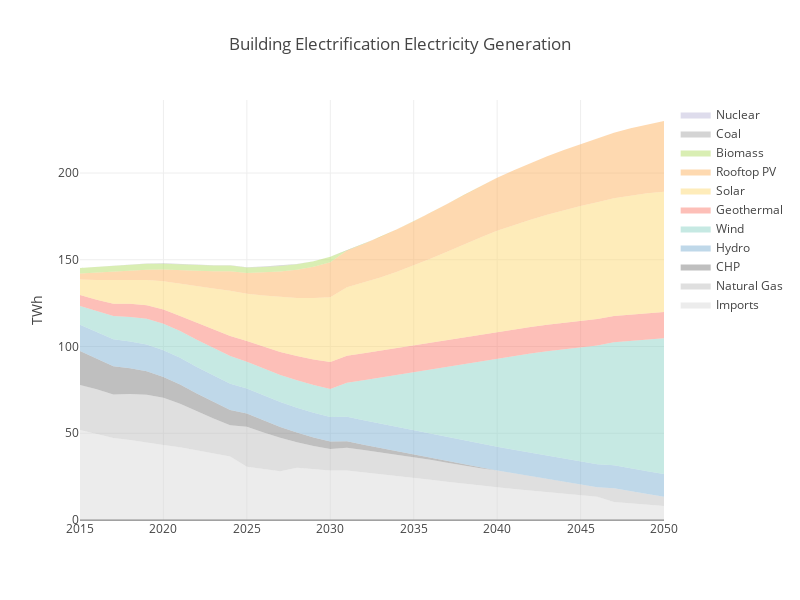

Notebook code cell kept with this figure:
### Code cell
stacked_order = ['Imports',
                'Natural Gas',
                'CHP',
                'Hydro',
                'Wind',
                'Geothermal',
                'Solar',
                'Rooftop PV',
                'Biomass',
                'Coal',
                'Nuclear']

scenario = 'Building Electrification'

gen_df = generation.loc[:, scenario][stacked_order].fillna(0)

gen_c = gen_df.cumsum(1)

for label in stacked_order:
    gen_c[label + '_text'] = label + '<br>' + gen_df[label].apply(lambda x: str(round(x, 1))) + ' TWh'

traces = []
for g in gen_df.columns.values:
    traces.append({'type' : 'scatter',
                       'x' : gen_c.index.values,
                       'y' : gen_c[g],
                       'text' :  gen_c[g + '_text'],
                       'mode' : 'lines',
                       'opacity' : .99,
                       'line' : {'color' : gen_color(g),
                                 'width' : 0},
                       'name' : g,
                       'hoverinfo' : 'text+x',
                       'hoveron' : 'points + fills',
                       'fill' : 'tonexty',
                       'fillcolor' : {'color' : gen_color(g)}})

layout = {'title' : scenario + ' Electricity Generation',
          'hovermode' : 'closest',
          'width' : 800,
          'height' : 600,
          'xaxis' : {'title' : ''},
          'yaxis' : {'title' : 'TWh'},}

data = Data(traces)
fig = Figure(data = data, layout = layout)

pyo.iplot(fig)

### Figure 1 — Plotly figure (JSON) as saved in the notebook; plotly's stock layout.template omitted (floating-point values rounded to 4 significant figures)
{"data": [{"fill": "tonexty", "fillcolor": {"color": "#d9d9d9"}, "hoverinfo": "text+x", "hoveron": "points + fills", "line": {"color": "#d9d9d9", "width": 0}, "mode": "lines", "name": "Imports", "opacity": 0.99, "text": ["Imports<br>51.9 TWh", "Imports<br>49.5 TWh", "Imports<br>47.2 TWh", "Imports<br>46.1 TWh", "Imports<br>44.9 TWh", "Imports<br>43.2 TWh", "Imports<br>41.9 TWh", "Imports<br>40.2 TWh", "Imports<br>38.4 TWh", "Imports<br>36.6 TWh", "Imports<br>30.7 TWh", "Imports<br>29.3 TWh", "Imports<br>28.1 TWh", "Imports<br>30.1 TWh", "Imports<br>29.3 TWh", "Imports<br>28.5 TWh", "Imports<br>28.6 TWh", "Imports<br>27.6 TWh", "Imports<br>26.6 TWh", "Imports<br>25.5 TWh", "Imports<br>24.4 TWh", "Imports<br>23.3 TWh", "Imports<br>22.1 TWh", "Imports<br>20.9 TWh", "Imports<br>19.8 TWh", "Imports<br>18.9 TWh", "Imports<br>17.9 TWh", "Imports<br>17.0 TWh", "Imports<br>16.1 TWh", "Imports<br>15.2 TWh", "Imports<br>14.3 TWh", "Imports<br>13.4 TWh", "Imports<br>10.3 TWh", "Imports<br>9.4 TWh", "Imports<br>8.8 TWh", "Imports<br>8.1 TWh"], "type": "scatter", "x": [2015, 2016, 2017, 2018, 2019, 2020, 2021, 2022, 2023, 2024, 2025, 2026, 2027, 2028, 2029, 2030, 2031, 2032, 2033, 2034, 2035, 2036, 2037, 2038, 2039, 2040, 2041, 2042, 2043, 2044, 2045, 2046, 2047, 2048, 2049, 2050], "y": [51.88, 49.47, 47.21, 46.15, 44.9, 43.25, 41.93, 40.2, 38.38, 36.65, 30.71, 29.34, 28.12, 30.13, 29.28, 28.48, 28.59, 27.6, 26.6, 25.51, 24.42, 23.27, 22.06, 20.88, 19.79, 18.91, 17.91, 17.02, 16.11, 15.19, 14.32, 13.41, 10.31, 9.434, 8.777, 8.057]}, {"fill": "tonexty", "fillcolor": {"color": "silver"}, "hoverinfo": "text+x", "hoveron": "points + fills", "line": {"color": "silver", "width": 0}, "mode": "lines", "name": "Natural Gas", "opacity": 0.99, "text": ["Natural Gas<br>25.9 TWh", "Natural Gas<br>25.8 TWh", "Natural Gas<br>25.1 TWh", "Natural Gas<br>26.5 TWh", "Natural Gas<br>27.4 TWh", "Natural Gas<br>27.2 TWh", "Natural Gas<br>25.1 TWh", "Natural Gas<br>22.5 TWh", "Natural Gas<br>20.1 TWh", "Natural Gas<br>18.0 TWh", "Natural Gas<br>23.1 TWh", "Natural Gas<br>21.1 TWh", "Natural Gas<br>19.3 TWh", "Natural Gas<br>14.7 TWh", "Natural Gas<br>13.3 TWh", "Natural Gas<br>12.4 TWh", "Natural Gas<br>13.1 TWh", "Natural Gas<br>12.7 TWh", "Natural Gas<br>12.4 TWh", "Natural Gas<br>12.1 TWh", "Natural Gas<br>11.7 TWh", "Natural Gas<br>11.4 TWh", "Natural Gas<br>11.0 TWh", "Natural Gas<br>10.5 TWh", "Natural Gas<br>10.1 TWh", "Natural Gas<br>9.6 TWh", "Natural Gas<br>9.0 TWh", "Natural Gas<br>8.4 TWh", "Natural Gas<br>7.8 TWh", "Natural Gas<br>7.1 TWh", "Natural Gas<br>6.3 TWh", "Natural Gas<br>5.5 TWh", "Natural Gas<br>8.0 TWh", "Natural Gas<br>7.1 TWh", "Natural Gas<br>6.2 TWh", "Natural Gas<br>5.4 TWh"], "type": "scatter", "x": [2015, 2016, 2017, 2018, 2019, 2020, 2021, 2022, 2023, 2024, 2025, 2026, 2027, 2028, 2029, 2030, 2031, 2032, 2033, 2034, 2035, 2036, 2037, 2038, 2039, 2040, 2041, 2042, 2043, 2044, 2045, 2046, 2047, 2048, 2049, 2050], "y": [77.78, 75.3, 72.31, 72.61, 72.25, 70.41, 66.98, 62.66, 58.49, 54.68, 53.8, 50.47, 47.4, 44.82, 42.61, 40.87, 41.71, 40.28, 38.95, 37.58, 36.16, 34.68, 33.06, 31.41, 29.86, 28.55, 26.96, 25.42, 23.86, 22.25, 20.59, 18.92, 18.27, 16.5, 15.0, 13.42]}, {"fill": "tonexty", "fillcolor": {"color": "grey"}, "hoverinfo": "text+x", "hoveron": "points + fills", "line": {"color": "grey", "width": 0}, "mode": "lines", "name": "CHP", "opacity": 0.99, "text": ["CHP<br>19.6 TWh", "CHP<br>17.8 TWh", "CHP<br>16.4 TWh", "CHP<br>14.9 TWh", "CHP<br>13.5 TWh", "CHP<br>12.0 TWh", "CHP<br>11.1 TWh", "CHP<br>10.3 TWh", "CHP<br>9.5 TWh", "CHP<br>8.7 TWh", "CHP<br>7.6 TWh", "CHP<br>6.9 TWh", "CHP<br>6.2 TWh", "CHP<br>5.6 TWh", "CHP<br>5.0 TWh", "CHP<br>4.4 TWh", "CHP<br>3.7 TWh", "CHP<br>3.2 TWh", "CHP<br>2.6 TWh", "CHP<br>2.1 TWh", "CHP<br>1.7 TWh", "CHP<br>1.3 TWh", "CHP<br>0.9 TWh", "CHP<br>0.6 TWh", "CHP<br>0.3 TWh", "CHP<br>0.0 TWh", "CHP<br>-0.0 TWh", "CHP<br>0.0 TWh", "CHP<br>0.0 TWh", "CHP<br>-0.0 TWh", "CHP<br>0.0 TWh", "CHP<br>-0.0 TWh", "CHP<br>-0.0 TWh", "CHP<br>0.0 TWh", "CHP<br>-0.0 TWh", "CHP<br>0.0 TWh"], "type": "scatter", "x": [2015, 2016, 2017, 2018, 2019, 2020, 2021, 2022, 2023, 2024, 2025, 2026, 2027, 2028, 2029, 2030, 2031, 2032, 2033, 2034, 2035, 2036, 2037, 2038, 2039, 2040, 2041, 2042, 2043, 2044, 2045, 2046, 2047, 2048, 2049, 2050], "y": [97.38, 93.11, 88.67, 87.51, 85.76, 82.4, 78.11, 72.94, 67.96, 63.37, 61.38, 57.35, 53.62, 50.4, 47.57, 45.25, 45.46, 43.44, 41.57, 39.71, 37.83, 35.94, 33.95, 31.97, 30.12, 28.55, 26.96, 25.42, 23.86, 22.25, 20.59, 18.92, 18.27, 16.5, 15.0, 13.42]}, {"fill": "tonexty", "fillcolor": {"color": "#80b1d3"}, "hoverinfo": "text+x", "hoveron": "points + fills", "line": {"color": "#80b1d3", "width": 0}, "mode": "lines", "name": "Hydro", "opacity": 0.99, "text": ["Hydro<br>15.1 TWh", "Hydro<br>15.3 TWh", "Hydro<br>15.5 TWh", "Hydro<br>15.4 TWh", "Hydro<br>15.4 TWh", "Hydro<br>15.4 TWh", "Hydro<br>15.3 TWh", "Hydro<br>15.3 TWh", "Hydro<br>15.2 TWh", "Hydro<br>15.2 TWh", "Hydro<br>14.4 TWh", "Hydro<br>14.4 TWh", "Hydro<br>14.3 TWh", "Hydro<br>14.3 TWh", "Hydro<br>14.2 TWh", "Hydro<br>14.2 TWh", "Hydro<br>14.1 TWh", "Hydro<br>14.1 TWh", "Hydro<br>14.0 TWh", "Hydro<br>13.9 TWh", "Hydro<br>13.9 TWh", "Hydro<br>13.8 TWh", "Hydro<br>13.8 TWh", "Hydro<br>13.7 TWh", "Hydro<br>13.7 TWh", "Hydro<br>13.6 TWh", "Hydro<br>13.6 TWh", "Hydro<br>13.5 TWh", "Hydro<br>13.4 TWh", "Hydro<br>13.4 TWh", "Hydro<br>13.3 TWh", "Hydro<br>13.3 TWh", "Hydro<br>13.2 TWh", "Hydro<br>13.2 TWh", "Hydro<br>13.1 TWh", "Hydro<br>13.1 TWh"], "type": "scatter", "x": [2015, 2016, 2017, 2018, 2019, 2020, 2021, 2022, 2023, 2024, 2025, 2026, 2027, 2028, 2029, 2030, 2031, 2032, 2033, 2034, 2035, 2036, 2037, 2038, 2039, 2040, 2041, 2042, 2043, 2044, 2045, 2046, 2047, 2048, 2049, 2050], "y": [112.5, 108.4, 104.1, 102.9, 101.2, 97.8, 93.45, 88.23, 83.19, 78.52, 75.81, 71.73, 67.94, 64.66, 61.79, 59.42, 59.57, 57.5, 55.57, 53.65, 51.72, 49.77, 47.73, 45.69, 43.79, 42.17, 40.52, 38.92, 37.31, 35.64, 33.93, 32.2, 31.49, 29.67, 28.11, 26.48]}, {"fill": "tonexty", "fillcolor": {"color": "#8dd3c7"}, "hoverinfo": "text+x", "hoveron": "points + fills", "line": {"color": "#8dd3c7", "width": 0}, "mode": "lines", "name": "Wind", "opacity": 0.99, "text": ["Wind<br>10.8 TWh", "Wind<br>11.9 TWh", "Wind<br>13.5 TWh", "Wind<br>14.1 TWh", "Wind<br>14.8 TWh", "Wind<br>15.3 TWh", "Wind<br>15.5 TWh", "Wind<br>15.7 TWh", "Wind<br>15.9 TWh", "Wind<br>15.9 TWh", "Wind<br>15.5 TWh", "Wind<br>15.6 TWh", "Wind<br>15.7 TWh", "Wind<br>15.8 TWh", "Wind<br>16.0 TWh", "Wind<br>16.1 TWh", "Wind<br>19.5 TWh", "Wind<br>23.1 TWh", "Wind<br>26.6 TWh", "Wind<br>30.1 TWh", "Wind<br>33.7 TWh", "Wind<br>37.2 TWh", "Wind<br>40.8 TWh", "Wind<br>44.3 TWh", "Wind<br>47.7 TWh", "Wind<br>50.9 TWh", "Wind<br>54.0 TWh", "Wind<br>57.0 TWh", "Wind<br>60.0 TWh", "Wind<br>62.8 TWh", "Wind<br>65.6 TWh", "Wind<br>68.4 TWh", "Wind<br>70.9 TWh", "Wind<br>73.5 TWh", "Wind<br>75.9 TWh", "Wind<br>78.2 TWh"], "type": "scatter", "x": [2015, 2016, 2017, 2018, 2019, 2020, 2021, 2022, 2023, 2024, 2025, 2026, 2027, 2028, 2029, 2030, 2031, 2032, 2033, 2034, 2035, 2036, 2037, 2038, 2039, 2040, 2041, 2042, 2043, 2044, 2045, 2046, 2047, 2048, 2049, 2050], "y": [123.3, 120.4, 117.6, 117.0, 116.0, 113.1, 109.0, 103.9, 99.08, 94.46, 91.26, 87.35, 83.64, 80.5, 77.75, 75.5, 79.08, 80.61, 82.14, 83.8, 85.44, 86.98, 88.54, 90.0, 91.45, 93.03, 94.49, 95.93, 97.27, 98.48, 99.58, 100.6, 102.4, 103.1, 104.0, 104.7]}, {"fill": "tonexty", "fillcolor": {"color": "#fb8072"}, "hoverinfo": "text+x", "hoveron": "points + fills", "line": {"color": "#fb8072", "width": 0}, "mode": "lines", "name": "Geothermal", "opacity": 0.99, "text": ["Geothermal<br>6.4 TWh", "Geothermal<br>6.6 TWh", "Geothermal<br>7.0 TWh", "Geothermal<br>7.7 TWh", "Geothermal<br>7.9 TWh", "Geothermal<br>8.3 TWh", "Geothermal<br>8.7 TWh", "Geothermal<br>9.7 TWh", "Geothermal<br>10.7 TWh", "Geothermal<br>11.6 TWh", "Geothermal<br>11.9 TWh", "Geothermal<br>12.5 TWh", "Geothermal<br>13.2 TWh", "Geothermal<br>14.0 TWh", "Geothermal<br>14.8 TWh", "Geothermal<br>15.5 TWh", "Geothermal<br>15.5 TWh", "Geothermal<br>15.5 TWh", "Geothermal<br>15.5 TWh", "Geothermal<br>15.5 TWh", "Geothermal<br>15.5 TWh", "Geothermal<br>15.4 TWh", "Geothermal<br>15.4 TWh", "Geothermal<br>15.4 TWh", "Geothermal<br>15.4 TWh", "Geothermal<br>15.4 TWh", "Geothermal<br>15.4 TWh", "Geothermal<br>15.3 TWh", "Geothermal<br>15.3 TWh", "Geothermal<br>15.3 TWh", "Geothermal<br>15.3 TWh", "Geothermal<br>15.3 TWh", "Geothermal<br>15.2 TWh", "Geothermal<br>15.2 TWh", "Geothermal<br>15.2 TWh", "Geothermal<br>15.2 TWh"], "type": "scatter", "x": [2015, 2016, 2017, 2018, 2019, 2020, 2021, 2022, 2023, 2024, 2025, 2026, 2027, 2028, 2029, 2030, 2031, 2032, 2033, 2034, 2035, 2036, 2037, 2038, 2039, 2040, 2041, 2042, 2043, 2044, 2045, 2046, 2047, 2048, 2049, 2050], "y": [129.7, 127.0, 124.7, 124.6, 123.8, 121.4, 117.7, 113.7, 109.8, 106.1, 103.1, 99.81, 96.83, 94.47, 92.52, 91.04, 94.61, 96.13, 97.64, 99.28, 100.9, 102.4, 104.0, 105.4, 106.8, 108.4, 109.8, 111.3, 112.6, 113.8, 114.9, 115.9, 117.6, 118.3, 119.2, 119.9]}, {"fill": "tonexty", "fillcolor": {"color": "#fed976"}, "hoverinfo": "text+x", "hoveron": "points + fills", "line": {"color": "#fed976", "width": 0}, "mode": "lines", "name": "Solar", "opacity": 0.99, "text": ["Solar<br>8.9 TWh", "Solar<br>11.3 TWh", "Solar<br>13.7 TWh", "Solar<br>13.8 TWh", "Solar<br>14.5 TWh", "Solar<br>16.2 TWh", "Solar<br>18.4 TWh", "Solar<br>21.1 TWh", "Solar<br>23.6 TWh", "Solar<br>26.1 TWh", "Solar<br>27.3 TWh", "Solar<br>29.6 TWh", "Solar<br>31.7 TWh", "Solar<br>33.4 TWh", "Solar<br>35.4 TWh", "Solar<br>37.3 TWh", "Solar<br>39.5 TWh", "Solar<br>40.7 TWh", "Solar<br>42.2 TWh", "Solar<br>43.9 TWh", "Solar<br>45.8 TWh", "Solar<br>48.2 TWh", "Solar<br>50.7 TWh", "Solar<br>53.4 TWh", "Solar<br>56.0 TWh", "Solar<br>58.3 TWh", "Solar<br>60.1 TWh", "Solar<br>61.8 TWh", "Solar<br>63.4 TWh", "Solar<br>64.8 TWh", "Solar<br>66.1 TWh", "Solar<br>67.3 TWh", "Solar<br>67.9 TWh", "Solar<br>68.6 TWh", "Solar<br>69.1 TWh", "Solar<br>69.3 TWh"], "type": "scatter", "x": [2015, 2016, 2017, 2018, 2019, 2020, 2021, 2022, 2023, 2024, 2025, 2026, 2027, 2028, 2029, 2030, 2031, 2032, 2033, 2034, 2035, 2036, 2037, 2038, 2039, 2040, 2041, 2042, 2043, 2044, 2045, 2046, 2047, 2048, 2049, 2050], "y": [138.6, 138.3, 138.4, 138.5, 138.3, 137.6, 136.1, 134.8, 133.4, 132.1, 130.4, 129.4, 128.5, 127.9, 127.9, 128.4, 134.1, 136.8, 139.8, 143.2, 146.7, 150.6, 154.7, 158.8, 162.8, 166.7, 169.9, 173.1, 175.9, 178.6, 181.0, 183.2, 185.5, 186.9, 188.3, 189.2]}, {"fill": "tonexty", "fillcolor": {"color": "#fdb462"}, "hoverinfo": "text+x", "hoveron": "points + fills", "line": {"color": "#fdb462", "width": 0}, "mode": "lines", "name": "Rooftop PV", "opacity": 0.99, "text": ["Rooftop PV<br>3.5 TWh", "Rooftop PV<br>4.3 TWh", "Rooftop PV<br>4.9 TWh", "Rooftop PV<br>5.4 TWh", "Rooftop PV<br>6.0 TWh", "Rooftop PV<br>6.8 TWh", "Rooftop PV<br>7.8 TWh", "Rooftop PV<br>8.8 TWh", "Rooftop PV<br>9.9 TWh", "Rooftop PV<br>11.2 TWh", "Rooftop PV<br>12.0 TWh", "Rooftop PV<br>13.3 TWh", "Rooftop PV<br>14.8 TWh", "Rooftop PV<br>16.4 TWh", "Rooftop PV<br>18.0 TWh", "Rooftop PV<br>20.2 TWh", "Rooftop PV<br>21.3 TWh", "Rooftop PV<br>22.3 TWh", "Rooftop PV<br>23.4 TWh", "Rooftop PV<br>24.4 TWh", "Rooftop PV<br>25.5 TWh", "Rooftop PV<br>26.5 TWh", "Rooftop PV<br>27.5 TWh", "Rooftop PV<br>28.5 TWh", "Rooftop PV<br>29.6 TWh", "Rooftop PV<br>30.6 TWh", "Rooftop PV<br>31.7 TWh", "Rooftop PV<br>32.6 TWh", "Rooftop PV<br>33.7 TWh", "Rooftop PV<br>34.7 TWh", "Rooftop PV<br>35.7 TWh", "Rooftop PV<br>36.7 TWh", "Rooftop PV<br>37.7 TWh", "Rooftop PV<br>38.8 TWh", "Rooftop PV<br>39.7 TWh", "Rooftop PV<br>40.8 TWh"], "type": "scatter", "x": [2015, 2016, 2017, 2018, 2019, 2020, 2021, 2022, 2023, 2024, 2025, 2026, 2027, 2028, 2029, 2030, 2031, 2032, 2033, 2034, 2035, 2036, 2037, 2038, 2039, 2040, 2041, 2042, 2043, 2044, 2045, 2046, 2047, 2048, 2049, 2050], "y": [142.1, 142.6, 143.3, 143.9, 144.3, 144.4, 143.8, 143.6, 143.3, 143.3, 142.4, 142.8, 143.3, 144.3, 146.0, 148.6, 155.4, 159.1, 163.2, 167.5, 172.2, 177.1, 182.2, 187.4, 192.4, 197.3, 201.6, 205.7, 209.6, 213.2, 216.7, 219.9, 223.3, 225.7, 228.1, 230.0]}, {"fill": "tonexty", "fillcolor": {"color": "#b3de69"}, "hoverinfo": "text+x", "hoveron": "points + fills", "line": {"color": "#b3de69", "width": 0}, "mode": "lines", "name": "Biomass", "opacity": 0.99, "text": ["Biomass<br>3.2 TWh", "Biomass<br>3.4 TWh", "Biomass<br>3.4 TWh", "Biomass<br>3.4 TWh", "Biomass<br>3.4 TWh", "Biomass<br>3.4 TWh", "Biomass<br>3.5 TWh", "Biomass<br>3.3 TWh", "Biomass<br>3.3 TWh", "Biomass<br>3.3 TWh", "Biomass<br>3.1 TWh", "Biomass<br>3.1 TWh", "Biomass<br>3.1 TWh", "Biomass<br>3.1 TWh", "Biomass<br>3.1 TWh", "Biomass<br>3.1 TWh", "Biomass<br>0.0 TWh", "Biomass<br>0.0 TWh", "Biomass<br>0.0 TWh", "Biomass<br>0.0 TWh", "Biomass<br>0.0 TWh", "Biomass<br>0.0 TWh", "Biomass<br>0.0 TWh", "Biomass<br>0.0 TWh", "Biomass<br>0.0 TWh", "Biomass<br>0.0 TWh", "Biomass<br>0.0 TWh", "Biomass<br>0.0 TWh", "Biomass<br>0.0 TWh", "Biomass<br>0.0 TWh", "Biomass<br>0.0 TWh", "Biomass<br>0.0 TWh", "Biomass<br>0.0 TWh", "Biomass<br>0.0 TWh", "Biomass<br>0.0 TWh", "Biomass<br>0.0 TWh"], "type": "scatter", "x": [2015, 2016, 2017, 2018, 2019, 2020, 2021, 2022, 2023, 2024, 2025, 2026, 2027, 2028, 2029, 2030, 2031, 2032, 2033, 2034, 2035, 2036, 2037, 2038, 2039, 2040, 2041, 2042, 2043, 2044, 2045, 2046, 2047, 2048, 2049, 2050], "y": [145.3, 146.0, 146.6, 147.3, 147.7, 147.7, 147.3, 146.9, 146.6, 146.6, 145.6, 145.9, 146.4, 147.4, 149.1, 151.7, 155.4, 159.1, 163.2, 167.5, 172.2, 177.1, 182.2, 187.4, 192.4, 197.3, 201.6, 205.7, 209.6, 213.2, 216.7, 219.9, 223.3, 225.7, 228.1, 230.0]}, {"fill": "tonexty", "fillcolor": {"color": "darkgrey"}, "hoverinfo": "text+x", "hoveron": "points + fills", "line": {"color": "darkgrey", "width": 0}, "mode": "lines", "name": "Coal", "opacity": 0.99, "text": ["Coal<br>0.0 TWh", "Coal<br>0.0 TWh", "Coal<br>0.0 TWh", "Coal<br>0.0 TWh", "Coal<br>0.2 TWh", "Coal<br>0.3 TWh", "Coal<br>0.2 TWh", "Coal<br>0.2 TWh", "Coal<br>0.2 TWh", "Coal<br>0.2 TWh", "Coal<br>0.2 TWh", "Coal<br>0.2 TWh", "Coal<br>0.2 TWh", "Coal<br>0.0 TWh", "Coal<br>0.0 TWh", "Coal<br>0.0 TWh", "Coal<br>0.0 TWh", "Coal<br>0.0 TWh", "Coal<br>0.0 TWh", "Coal<br>0.0 TWh", "Coal<br>0.0 TWh", "Coal<br>0.0 TWh", "Coal<br>0.0 TWh", "Coal<br>0.0 TWh", "Coal<br>0.0 TWh", "Coal<br>0.0 TWh", "Coal<br>0.0 TWh", "Coal<br>0.0 TWh", "Coal<br>0.0 TWh", "Coal<br>0.0 TWh", "Coal<br>0.0 TWh", "Coal<br>0.0 TWh", "Coal<br>0.0 TWh", "Coal<br>0.0 TWh", "Coal<br>0.0 TWh", "Coal<br>0.0 TWh"], "type": "scatter", "x": [2015, 2016, 2017, 2018, 2019, 2020, 2021, 2022, 2023, 2024, 2025, 2026, 2027, 2028, 2029, 2030, 2031, 2032, 2033, 2034, 2035, 2036, 2037, 2038, 2039, 2040, 2041, 2042, 2043, 2044, 2045, 2046, 2047, 2048, 2049, 2050], "y": [145.3, 146.0, 146.6, 147.3, 147.9, 148.0, 147.5, 147.1, 146.8, 146.8, 145.8, 146.1, 146.6, 147.5, 149.1, 151.7, 155.4, 159.1, 163.2, 167.5, 172.2, 177.1, 182.2, 187.4, 192.4, 197.3, 201.6, 205.7, 209.6, 213.2, 216.7, 219.9, 223.3, 225.7, 228.1, 230.0]}, {"fill": "tonexty", "fillcolor": {"color": "#bebada"}, "hoverinfo": "text+x", "hoveron": "points + fills", "line": {"color": "#bebada", "width": 0}, "mode": "lines", "name": "Nuclear", "opacity": 0.99, "text": ["Nuclear<br>0.0 TWh", "Nuclear<br>0.0 TWh", "Nuclear<br>0.0 TWh", "Nuclear<br>0.0 TWh", "Nuclear<br>0.0 TWh", "Nuclear<br>0.0 TWh", "Nuclear<br>0.0 TWh", "Nuclear<br>0.0 TWh", "Nuclear<br>0.0 TWh", "Nuclear<br>0.0 TWh", "Nuclear<br>0.0 TWh", "Nuclear<br>0.0 TWh", "Nuclear<br>0.0 TWh", "Nuclear<br>0.0 TWh", "Nuclear<br>0.0 TWh", "Nuclear<br>0.0 TWh", "Nuclear<br>0.0 TWh", "Nuclear<br>0.0 TWh", "Nuclear<br>0.0 TWh", "Nuclear<br>0.0 TWh", "Nuclear<br>0.0 TWh", "Nuclear<br>0.0 TWh", "Nuclear<br>0.0 TWh", "Nuclear<br>0.0 TWh", "Nuclear<br>0.0 TWh", "Nuclear<br>0.0 TWh", "Nuclear<br>0.0 TWh", "Nuclear<br>0.0 TWh", "Nuclear<br>0.0 TWh", "Nuclear<br>0.0 TWh", "Nuclear<br>0.0 TWh", "Nuclear<br>0.0 TWh", "Nuclear<br>0.0 TWh", "Nuclear<br>0.0 TWh", "Nuclear<br>0.0 TWh", "Nuclear<br>0.0 TWh"], "type": "scatter", "x": [2015, 2016, 2017, 2018, 2019, 2020, 2021, 2022, 2023, 2024, 2025, 2026, 2027, 2028, 2029, 2030, 2031, 2032, 2033, 2034, 2035, 2036, 2037, 2038, 2039, 2040, 2041, 2042, 2043, 2044, 2045, 2046, 2047, 2048, 2049, 2050], "y": [145.3, 146.0, 146.6, 147.3, 147.9, 148.0, 147.5, 147.1, 146.8, 146.8, 145.8, 146.1, 146.6, 147.5, 149.1, 151.7, 155.4, 159.1, 163.2, 167.5, 172.2, 177.1, 182.2, 187.4, 192.4, 197.3, 201.6, 205.7, 209.6, 213.2, 216.7, 219.9, 223.3, 225.7, 228.1, 230.0]}], "layout": {"height": 600, "hovermode": "closest", "title": "Building Electrification Electricity Generation", "width": 800, "xaxis": {"title": ""}, "yaxis": {"title": "TWh"}}}
